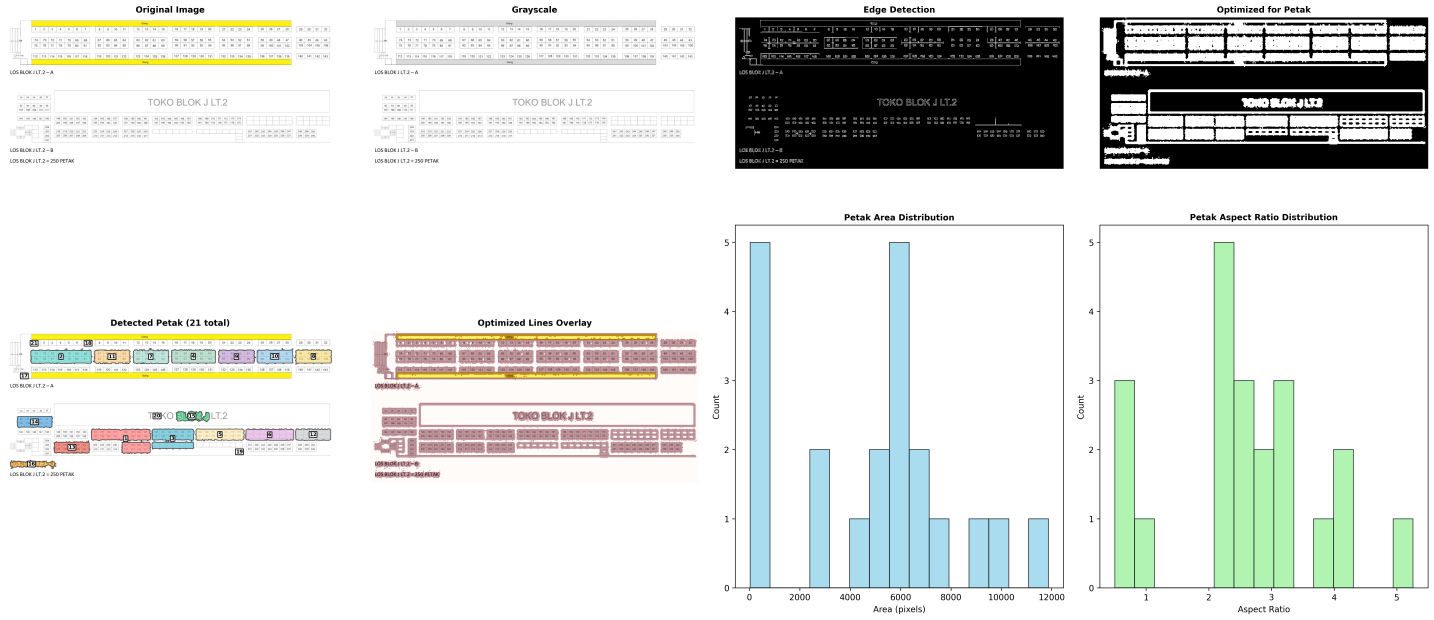
#> input picture petak_optimized_detection_60_edit.png, 7169 x 3099 px (shown at 1/5 size); its folder holds only this picture in this run
$ python petak_optimizer.py   (older library calls are emulated)
#> lines starting #> are read from the running program, lines starting #| are printed output that depends on the picture; after the words box and inside, x2 and y2 are one past the last pixel; in counts of white or black regions, pixels touching at a corner belong together
#!/usr/bin/env python3
"""
Petak Optimizer - Khusus untuk mendeteksi petak-petak kecil dengan parameter optimal
Fokus pada deteksi maksimal petak dengan ukuran yang bervariasi
"""

import cv2
import numpy as np
import matplotlib.pyplot as plt
import json
import os
import sys

# Set matplotlib backend
import matplotlib
matplotlib.use('TkAgg')

class PetakOptimizer:
    def __init__(self):
        self.colors = [
            '#FF6B6B', '#4ECDC4', '#45B7D1', '#96CEB4', '#FFEAA7',
            '#DDA0DD', '#98D8C8', '#F7DC6F', '#BB8FCE', '#85C1E9',
            '#F8C471', '#BDC3C7', '#E74C3C', '#3498DB', '#2ECC71',
            '#F39C12', '#9B59B6', '#1ABC9C', '#E67E22', '#34495E',
            '#16A085', '#27AE60', '#2980B9', '#8E44AD', '#F1C40F',
            '#E74C3C', '#3498DB', '#2ECC71', '#F39C12', '#9B59B6'
        ]

    def optimize_for_petak(self, image):
        """Optimasi khusus untuk deteksi petak"""
        print("🔧 Optimizing image specifically for petak detection...")

        # Convert to grayscale
        if len(image.shape) == 3:
            gray = cv2.cvtColor(image, cv2.COLOR_BGR2GRAY)
        else:
            gray = image.copy()

        # Step 1: Noise reduction dengan bilateral filter
        denoised = cv2.bilateralFilter(gray, 9, 75, 75)

        # Step 2: Multiple edge detection dengan parameter yang dioptimalkan
        # Canny dengan parameter sensitif untuk garis tipis
        edges1 = cv2.Canny(denoised, 20, 60)  # Sangat sensitif
        edges2 = cv2.Canny(denoised, 40, 120)  # Sensitif
        edges3 = cv2.Canny(denoised, 60, 180)  # Standard

        # Step 3: Sobel dengan parameter yang dioptimalkan
        sobelx = cv2.Sobel(denoised, cv2.CV_64F, 1, 0, ksize=3)
        sobely = cv2.Sobel(denoised, cv2.CV_64F, 0, 1, ksize=3)
        sobel = np.sqrt(sobelx**2 + sobely**2)
        sobel = np.uint8(sobel * 255 / np.max(sobel))
        _, sobel_thresh = cv2.threshold(sobel, 30, 255, cv2.THRESH_BINARY)

        # Step 4: Adaptive thresholding dengan parameter yang dioptimalkan
        adaptive1 = cv2.adaptiveThreshold(denoised, 255, cv2.ADAPTIVE_THRESH_GAUSSIAN_C,
                                        cv2.THRESH_BINARY_INV, 9, 1)  # Lebih sensitif
        adaptive2 = cv2.adaptiveThreshold(denoised, 255, cv2.ADAPTIVE_THRESH_MEAN_C,
                                        cv2.THRESH_BINARY_INV, 9, 1)

        # Step 5: Multiple simple thresholds untuk menangkap berbagai intensitas
        _, thresh1 = cv2.threshold(denoised, 60, 255, cv2.THRESH_BINARY_INV)
        _, thresh2 = cv2.threshold(denoised, 100, 255, cv2.THRESH_BINARY_INV)
        _, thresh3 = cv2.threshold(denoised, 140, 255, cv2.THRESH_BINARY_INV)
        _, thresh4 = cv2.threshold(denoised, 180, 255, cv2.THRESH_BINARY_INV)

        # Step 6: Laplacian untuk deteksi garis halus
        laplacian = cv2.Laplacian(denoised, cv2.CV_64F)
        laplacian = np.uint8(np.absolute(laplacian))
        _, lap1 = cv2.threshold(laplacian, 3, 255, cv2.THRESH_BINARY)
        _, lap2 = cv2.threshold(laplacian, 8, 255, cv2.THRESH_BINARY)
        _, lap3 = cv2.threshold(laplacian, 15, 255, cv2.THRESH_BINARY)

        # Step 7: Combine semua teknik
        combined = cv2.bitwise_or(edges1, edges2)
        combined = cv2.bitwise_or(combined, edges3)
        combined = cv2.bitwise_or(combined, sobel_thresh)
        combined = cv2.bitwise_or(combined, adaptive1)
        combined = cv2.bitwise_or(combined, adaptive2)
        combined = cv2.bitwise_or(combined, thresh1)
        combined = cv2.bitwise_or(combined, thresh2)
        combined = cv2.bitwise_or(combined, thresh3)
        combined = cv2.bitwise_or(combined, thresh4)
        combined = cv2.bitwise_or(combined, lap1)
        combined = cv2.bitwise_or(combined, lap2)
        combined = cv2.bitwise_or(combined, lap3)

        # Step 8: Morphological operations yang dioptimalkan untuk petak
        # Close gaps kecil
        kernel_close_small = np.ones((2, 2), np.uint8)
        combined = cv2.morphologyEx(combined, cv2.MORPH_CLOSE, kernel_close_small)

        # Dilate untuk menebalkan garis tipis
        kernel_dilate = np.ones((2, 2), np.uint8)
        combined = cv2.dilate(combined, kernel_dilate, iterations=1)

        # Close lagi untuk menghubungkan garis
        kernel_close_medium = np.ones((3, 3), np.uint8)
        combined = cv2.morphologyEx(combined, cv2.MORPH_CLOSE, kernel_close_medium)

        # Final dilation untuk memastikan garis cukup tebal
        kernel_final = np.ones((2, 2), np.uint8)
        optimized = cv2.dilate(combined, kernel_final, iterations=1)

        return optimized, gray, edges2

    def detect_petak_with_optimized_params(self, optimized_image, original_gray):
        """Deteksi petak dengan parameter yang dioptimalkan"""
        print("🎯 Detecting petak with optimized parameters...")

        # Find contours dengan multiple retrieval modes
        contours_external, _ = cv2.findContours(optimized_image, cv2.RETR_EXTERNAL, cv2.CHAIN_APPROX_SIMPLE)
        contours_tree, _ = cv2.findContours(optimized_image, cv2.RETR_TREE, cv2.CHAIN_APPROX_SIMPLE)

        # Combine contours
        all_contours = contours_external + contours_tree
        print(f"   Found {len(all_contours)} total contours")

        # Parameter yang dioptimalkan untuk petak
        petak_list = []
        min_area = 10  # Sangat kecil untuk petak kecil
        max_area = 50000  # Cukup besar untuk petak besar

        for i, contour in enumerate(all_contours):
            area = cv2.contourArea(contour)

            # Filter berdasarkan area
            if area < min_area or area > max_area:
                continue

            # Get bounding rectangle
            x, y, w, h = cv2.boundingRect(contour)
            aspect_ratio = w / h if h > 0 else 0

            # Filter berdasarkan aspect ratio (sesuai karakteristik petak)
            if aspect_ratio < 0.2 or aspect_ratio > 8.0:
                continue

            # Calculate rectangularity
            rect_area = w * h
            rectangularity = area / rect_area if rect_area > 0 else 0

            # Filter berdasarkan rectangularity (lebih longgar untuk petak)
            if rectangularity < 0.15:
                continue

            # Approximate contour
            epsilon = 0.04 * cv2.arcLength(contour, True)  # Lebih longgar
            approx = cv2.approxPolyDP(contour, epsilon, True)

            # Filter berdasarkan vertices (3-12 untuk menangkap berbagai bentuk petak)
            if len(approx) < 3 or len(approx) > 12:
                continue

            # Calculate center
            M = cv2.moments(contour)
            if M["m00"] != 0:
                cx = int(M["m10"] / M["m00"])
                cy = int(M["m01"] / M["m00"])
            else:
                cx, cy = x + w//2, y + h//2

            petak_list.append({
                'contour': contour,
                'approx': approx,
                'bbox': (x, y, w, h),
                'area': area,
                'center': (cx, cy),
                'aspect_ratio': aspect_ratio,
                'rectangularity': rectangularity,
                'vertices': len(approx)
            })

        print(f"   Filtered to {len(petak_list)} potential petak")
        return petak_list

    def advanced_duplicate_removal(self, petak_list, distance_threshold=12):
        """Advanced duplicate removal dengan clustering"""
        if len(petak_list) <= 1:
            return petak_list

        # Sort by area (largest first)
        sorted_petak = sorted(petak_list, key=lambda x: x['area'], reverse=True)

        filtered = []
        used_positions = set()

        for petak in sorted_petak:
            # Create position key dengan granularity yang lebih halus
            pos_key = (petak['center'][0] // 8, petak['center'][1] // 8)

            # Check if position is already used
            is_duplicate = False
            for used_pos in used_positions:
                dist = np.sqrt((pos_key[0] - used_pos[0])**2 +
                             (pos_key[1] - used_pos[1])**2)
                if dist < distance_threshold:
                    is_duplicate = True
                    break

            if not is_duplicate:
                filtered.append(petak)
                used_positions.add(pos_key)

        print(f"   Advanced duplicate removal: {len(petak_list)} -> {len(filtered)} petak")
        return filtered

    def create_petak_visualization(self, image, optimized_image, edges, petak_list, output_path):
        """Buat visualisasi khusus untuk petak"""
        try:
            fig, axes = plt.subplots(2, 4, figsize=(24, 12))

            # Original image
            if len(image.shape) == 3:
                axes[0,0].imshow(cv2.cvtColor(image, cv2.COLOR_BGR2RGB))
            else:
                axes[0,0].imshow(image, cmap='gray')
            axes[0,0].set_title('Original Image', fontsize=10, fontweight='bold')
            axes[0,0].axis('off')

            # Grayscale
            axes[0,1].imshow(cv2.cvtColor(image, cv2.COLOR_BGR2GRAY), cmap='gray')
            axes[0,1].set_title('Grayscale', fontsize=10, fontweight='bold')
            axes[0,1].axis('off')

            # Edge detection
            axes[0,2].imshow(edges, cmap='gray')
            axes[0,2].set_title('Edge Detection', fontsize=10, fontweight='bold')
            axes[0,2].axis('off')

            # Optimized image
            axes[0,3].imshow(optimized_image, cmap='gray')
            axes[0,3].set_title('Optimized for Petak', fontsize=10, fontweight='bold')
            axes[0,3].axis('off')

            # Detected petak overlay
            if len(image.shape) == 3:
                axes[1,0].imshow(cv2.cvtColor(image, cv2.COLOR_BGR2RGB))
            else:
                axes[1,0].imshow(image, cmap='gray')

            # Draw petak
            for i, petak in enumerate(petak_list):
                color = self.colors[i % len(self.colors)]
                contour = petak['contour']

                # Draw filled contour
                axes[1,0].fill(contour[:, 0, 0], contour[:, 0, 1],
                             color=color, alpha=0.6, edgecolor='black', linewidth=1)

                # Add number
                axes[1,0].text(petak['center'][0], petak['center'][1], str(i+1),
                             ha='center', va='center', fontsize=6, fontweight='bold',
                             color='black', bbox=dict(boxstyle="round,pad=0.1",
                                                     facecolor='white', alpha=0.9))

            axes[1,0].set_title(f'Detected Petak ({len(petak_list)} total)', fontsize=10, fontweight='bold')
            axes[1,0].axis('off')

            # Optimized lines overlay
            if len(image.shape) == 3:
                axes[1,1].imshow(cv2.cvtColor(image, cv2.COLOR_BGR2RGB))
            else:
                axes[1,1].imshow(image, cmap='gray')

            # Overlay optimized lines
            optimized_overlay = optimized_image.copy()
            optimized_overlay[optimized_overlay > 0] = 255
            axes[1,1].imshow(optimized_overlay, cmap='Reds', alpha=0.4)
            axes[1,1].set_title('Optimized Lines Overlay', fontsize=10, fontweight='bold')
            axes[1,1].axis('off')

            # Area distribution
            if petak_list:
                areas = [petak['area'] for petak in petak_list]
                axes[1,2].hist(areas, bins=15, alpha=0.7, color='skyblue', edgecolor='black')
                axes[1,2].set_title('Petak Area Distribution', fontsize=10, fontweight='bold')
                axes[1,2].set_xlabel('Area (pixels)')
                axes[1,2].set_ylabel('Count')
            else:
                axes[1,2].text(0.5, 0.5, 'No petak detected', ha='center', va='center')
                axes[1,2].set_title('Petak Area Distribution', fontsize=10, fontweight='bold')

            # Aspect ratio distribution
            if petak_list:
                aspect_ratios = [petak['aspect_ratio'] for petak in petak_list]
                axes[1,3].hist(aspect_ratios, bins=15, alpha=0.7, color='lightgreen', edgecolor='black')
                axes[1,3].set_title('Petak Aspect Ratio Distribution', fontsize=10, fontweight='bold')
                axes[1,3].set_xlabel('Aspect Ratio')
                axes[1,3].set_ylabel('Count')
            else:
                axes[1,3].text(0.5, 0.5, 'No petak detected', ha='center', va='center')
                axes[1,3].set_title('Petak Aspect Ratio Distribution', fontsize=10, fontweight='bold')

            plt.tight_layout()

            # Save figure
            plt.savefig(output_path, dpi=300, bbox_inches='tight')
            print(f"✅ Petak visualization saved: {output_path}")

            # Show figure
            try:
                plt.show()
            except Exception as e:
                print(f"⚠️  Could not display figure: {e}")

            return True

        except Exception as e:
            print(f"❌ Visualization failed: {e}")
            return False

    def save_petak_report(self, petak_list, output_path):
        """Simpan laporan petak yang dioptimalkan"""
        try:
            report = {
                'total_petak': len(petak_list),
                'detection_method': 'petak_optimized_detection',
                'optimization_parameters': {
                    'min_area': 10,
                    'max_area': 50000,
                    'min_aspect_ratio': 0.2,
                    'max_aspect_ratio': 8.0,
                    'min_rectangularity': 0.15,
                    'min_vertices': 3,
                    'max_vertices': 12
                },
                'petak_details': []
            }

            for i, petak in enumerate(petak_list):
                x, y, w, h = petak['bbox']
                petak_info = {
                    'petak_id': i + 1,
                    'position': {
                        'x': int(x),
                        'y': int(y),
                        'width': int(w),
                        'height': int(h),
                        'center_x': int(petak['center'][0]),
                        'center_y': int(petak['center'][1])
                    },
                    'properties': {
                        'area': float(petak['area']),
                        'aspect_ratio': float(petak['aspect_ratio']),
                        'rectangularity': float(petak['rectangularity']),
                        'vertices': int(petak['vertices'])
                    }
                }
                report['petak_details'].append(petak_info)

            with open(output_path, 'w', encoding='utf-8') as f:
                json.dump(report, f, indent=2, ensure_ascii=False)

            print(f"✅ Petak report saved: {output_path}")
            return True

        except Exception as e:
            print(f"❌ Failed to save report: {e}")
            return False

def main():
    """Main function untuk petak optimization"""
    optimizer = PetakOptimizer()

    print("🎯 PETAK OPTIMIZER")
    print("=" * 60)
    print("Khusus untuk mendeteksi petak-petak dengan parameter optimal")
    print("Fokus pada deteksi maksimal petak dengan ukuran bervariasi")
    print("=" * 60)

    # Find image files
    image_extensions = ['.png', '.jpg', '.jpeg', '.bmp', '.tiff', '.webp']
    image_files = []

    for file in os.listdir('.'):
        if any(file.lower().endswith(ext) for ext in image_extensions):
            if os.path.getsize(file) > 0:
                image_files.append(file)

    if not image_files:
        print("❌ No image files found")
        return

    print(f"✅ Found {len(image_files)} image files:")
    for i, file in enumerate(image_files):
        size_mb = os.path.getsize(file) / (1024*1024)
        print(f"   {i+1}. {file} ({size_mb:.1f} MB)")

    # Select image
    if len(sys.argv) > 1:
        image_path = sys.argv[1]
        if not os.path.exists(image_path):
            print(f"❌ File not found: {image_path}")
            return
    else:
        image_path = image_files[0]

    print(f"\n🔍 Processing: {image_path}")

    # Load image
    image = cv2.imread(image_path)
#> image is the input picture: shape (3099, 7169, 3); mean B, G, R 220.9, 224.3, 221.8
    if image is None:
        print(f"❌ Cannot read image: {image_path}")
        return

    print(f"✅ Image loaded: {image.shape[1]}x{image.shape[0]} pixels")
#| ✅ Image loaded: 7169x3099 pixels

    # Optimize for petak
    optimized_image, gray, edges = optimizer.optimize_for_petak(image)
#> in optimize_for_petak, `edges1 = cv2.Canny(denoised, 20, 60)`:
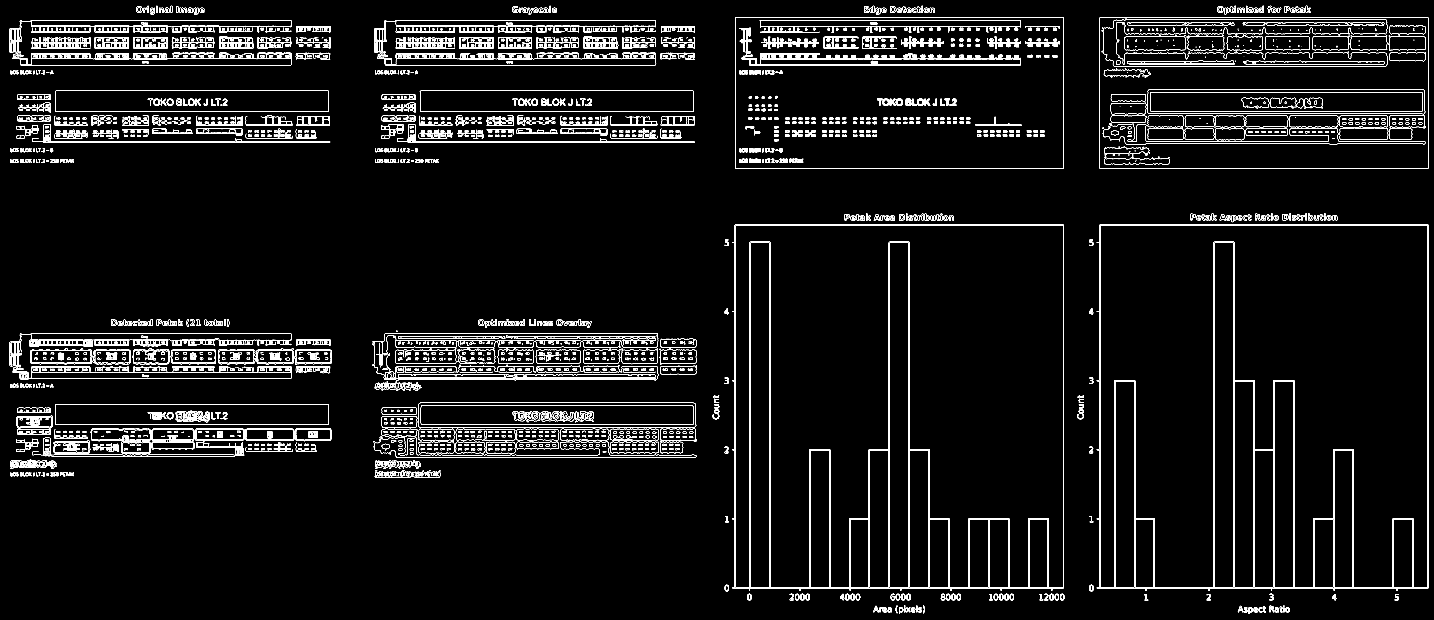
#> edges1: shape (3099, 7169) (shown at 1/5 size); 2.3% white in thin lines or dots
#> in optimize_for_petak, `sobelx = cv2.Sobel(denoised, cv2.CV_64F, 1, 0, ksize=3)`:
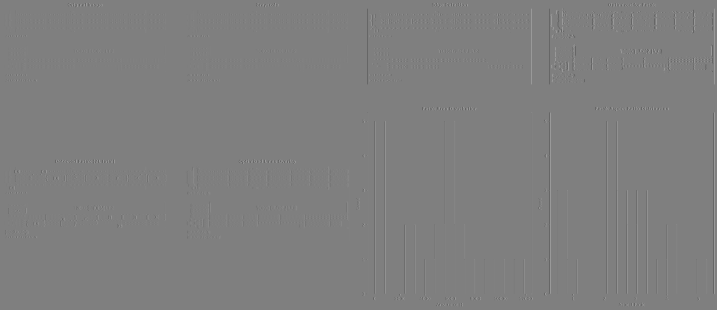
#> sobelx: shape (3099, 7169) float64 (shown at 1/10 size); min -1019, max 1019, mean 0; drawn with min black and max white
#> in optimize_for_petak, `sobel = np.sqrt(sobelx**2 + sobely**2)`:
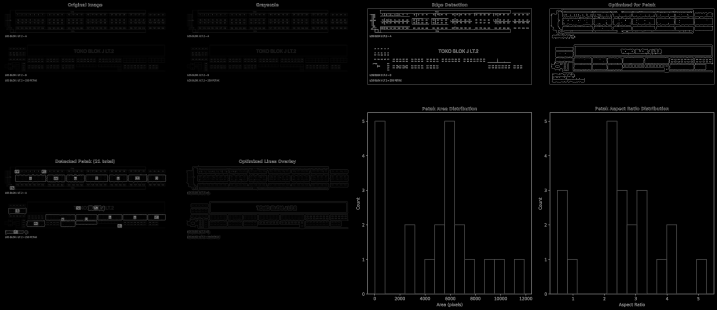
#> sobel: shape (3099, 7169) float64 (shown at 1/10 size); min 0, max 1104.2, mean 21.6; drawn with min black and max white
#> in optimize_for_petak, `combined = cv2.bitwise_or(combined, adaptive2)`:
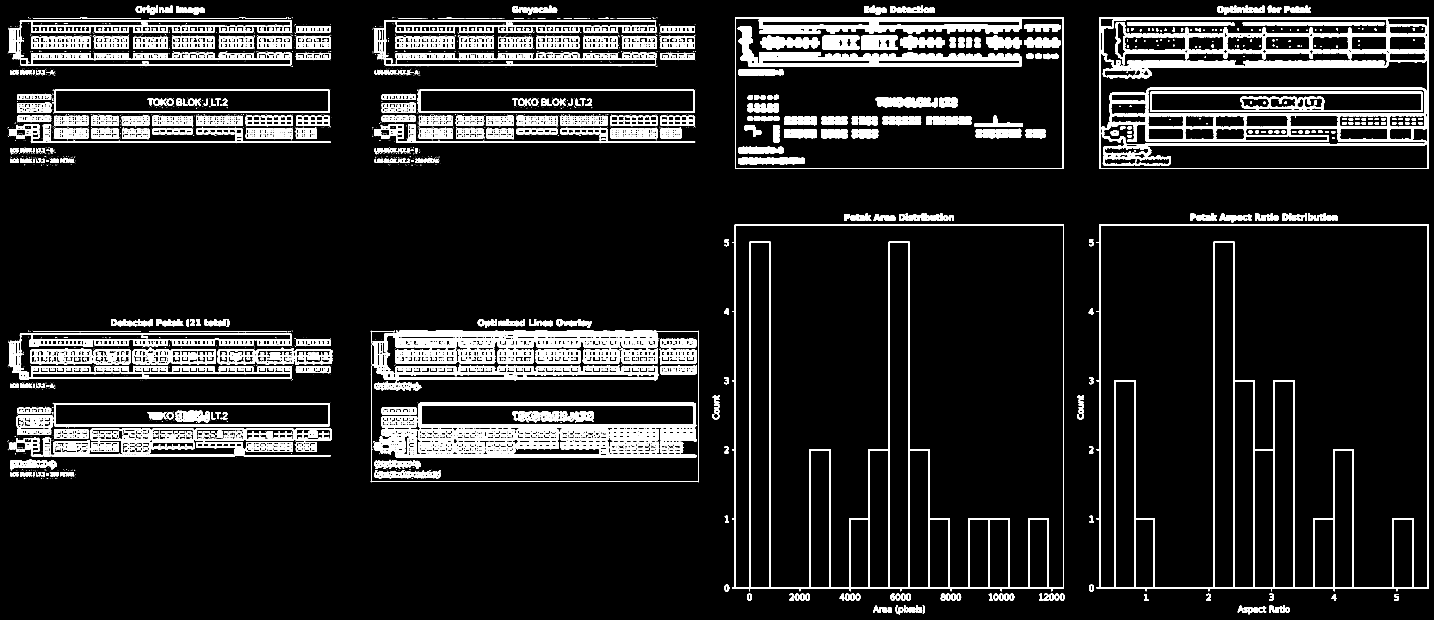
#> combined: shape (3099, 7169) (shown at 1/5 size); 9.7% white; 4487 white regions (2309 under 20 px), largest, box (x1, y1, x2, y2) and area: (5498, 86, 7142, 845) 121258, (3660, 1123, 5320, 2956) 115055, (1862, 1664, 3292, 1903) 114715
#> (the rest of the program and of its run is left out)
